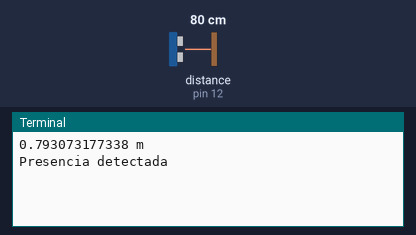
The program below on a simulated Raspberry Pi (header pin numbers). Parts: the last lines printed to the terminal. The test bench sets the inputs (shaded band); at power-on: distance to the obstacle (sensor on pin 12) 80 cm. The echo pulse lasts 58.3 µs per cm; the clock reads 2024-03-15 10:24:30 at power-on unless the program sets it.

Above: at 1.2 s.
1.3 s: distance to the obstacle (sensor on pin 12) set to 2 cm
At 3.2 s:
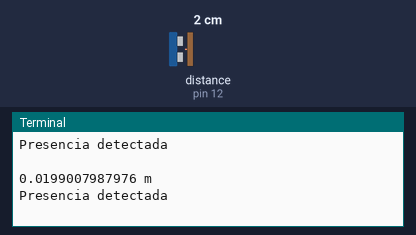
4.0 s: distance to the obstacle (sensor on pin 12) set to 4 cm
At 4.8 s:
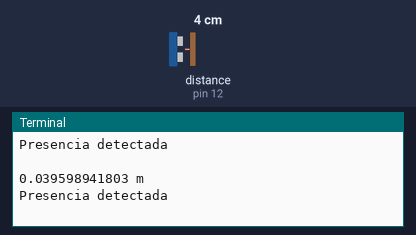
Timing chart, 0 to 7.0 s (numbered marks = the images above; inputs shaded):
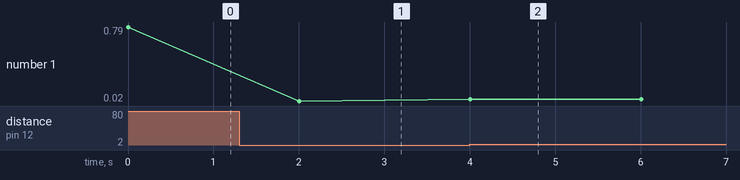

The program:

25_ultrasonic_ranging.py
```python
#!/usr/bin/env python

import RPi.GPIO as GPIO
import time

TRIG = 11
ECHO = 12

def setup():
	GPIO.setmode(GPIO.BOARD)
	GPIO.setup(TRIG, GPIO.OUT)
	GPIO.setup(ECHO, GPIO.IN)

def distance():
	GPIO.output(TRIG, 0)
	time.sleep(0.000002)

	GPIO.output(TRIG, 1)
	time.sleep(0.00001)
	GPIO.output(TRIG, 0)


	while GPIO.input(ECHO) == 0:
		a = 0
	time1 = time.time()
	while GPIO.input(ECHO) == 1:
		a = 1
	time2 = time.time()

	during = time2 - time1
	return during * 340 / 2

def loop():
	while True:
		dis = distance()
		print dis, 'm'
		if dis < 2:
                        print 'Presencia detectada'
		print ''
		time.sleep(2)

def destroy():
	GPIO.cleanup()

if __name__ == "__main__":
	setup()
	try:
		loop()
	except KeyboardInterrupt:
		destroy()
```

Measured:
- after the input at 1.3 s, the terminal: prints a new line after 0.71 s (image 1)
- after the input at 4.0 s, the terminal: prints a new line at once (image 2)
- plotted number 1: 0.79 → 0.02 after the input at 1.3 s, 0.02 → 0.04 after the input at 4.0 s
